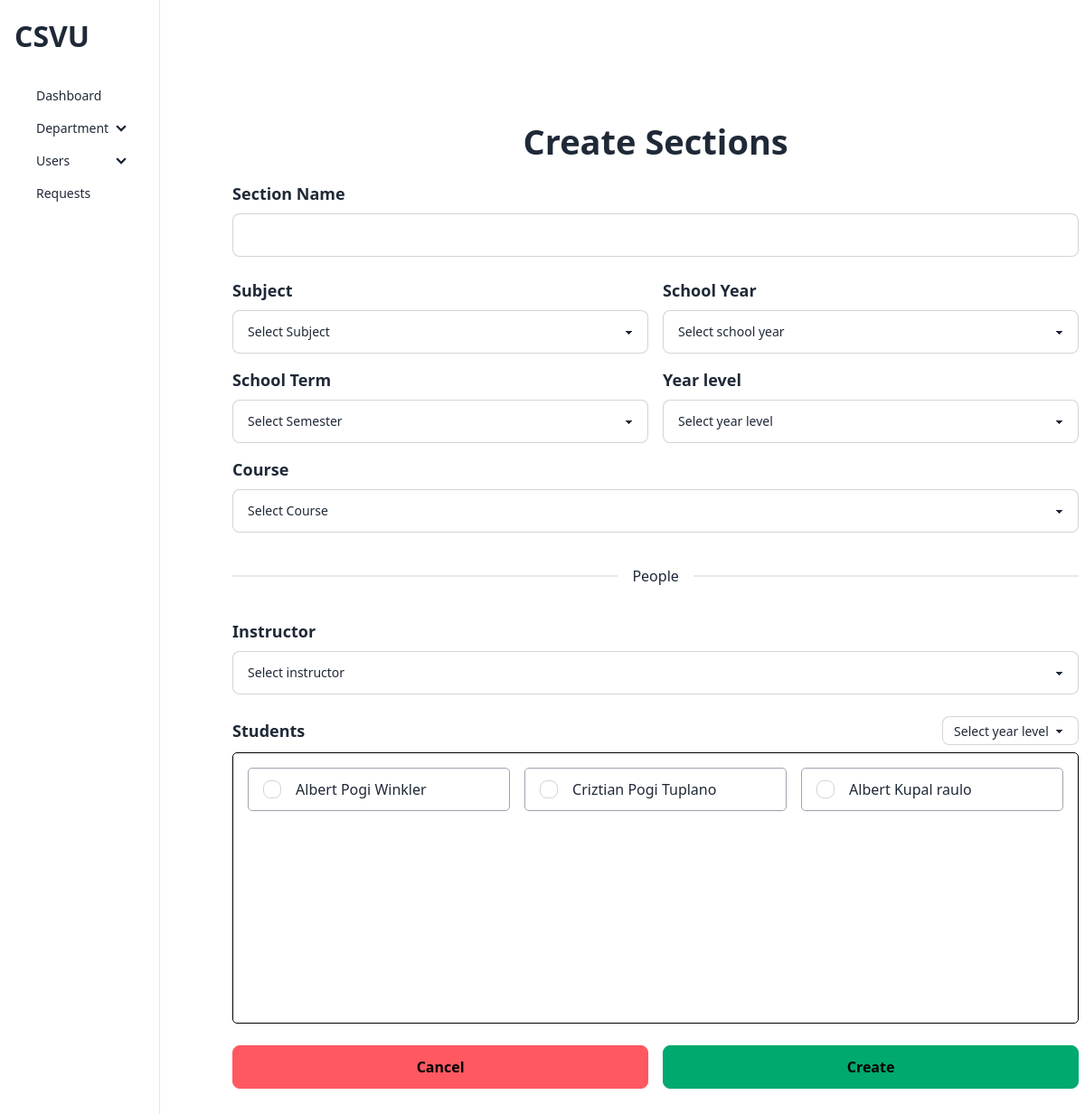
The app's page /admin/views/create/sections.php (signed in) with its own data.
### tables this page shows
CREATE TABLE `ap_userdetails` (
  `id` int(12) NOT NULL,
  `firstName` varchar(255) NOT NULL,
  `middleName` varchar(255) NOT NULL,
  `lastName` varchar(255) NOT NULL,
  `email` varchar(255) NOT NULL,
  `password` varchar(255) NOT NULL,
  `gender` varchar(255) NOT NULL,
  `contact` int(11) NOT NULL,
  `birthday` date DEFAULT NULL,
  `year_level` varchar(255) DEFAULT NULL,
  `roles` varchar(255) NOT NULL,
  `sid` varchar(255) DEFAULT NULL
);

### admin/views/create/sections.php (the view, shortened to what this page needs)
<?php
require("../../../configuration/config.php");
require_once("../../../components/header.php");
$studentsQuery = "SELECT * FROM ap_userdetails WHERE roles='student'";
?>
<main class="w-screen h-screen overflow-x-hidden flex">
    <?php require_once("../../layout/sidebar.php")  ?>
    <section class="w-full px-4 h-full">
        <?php require_once("../../layout/topbar.php") ?>
        <div class="w-full h-full">
            <div class="flex justify-center items-center flex-col p-8">
                <h2 class="text-[38px] font-bold mb-4">Create Sections</h2>
                <form class="flex flex-col gap-[24px]  px-[32px]  w-[1000px] mb-auto flex" method="post" action="<?= $_SERVER['PHP_SELF'] ?>" id="create-section-form">
                    <label class="flex flex-col gap-2">
                        <span class="font-bold text-[18px]">Section Name</span>
                        <input class="input input-bordered" name="section_name" required />
                    </label>
                    <div class="grid grid-cols-2 gap-4">
                        <label class="flex flex-col gap-2">
                            <span class="font-bold text-[18px]">Subject</span>
                            <select class="select select-bordered" name="subject" required>
                                <option value="" selected disabled>Select Subject</option>
                            </select>
                        </label>
                        <label class="flex flex-col gap-2">
                            <span class="font-bold text-[18px]">School Year</span>
                            <select class="select select-bordered" name="school_year" required>
                                <option value="" selected disabled>Select school year</option>
                            </select>
                        </label>
                        <label class="flex flex-col gap-2">
                            <span class="font-bold text-[18px]">School Term</span>
                            <select class="select select-bordered" name="term" required>
                                <option value="" selected disabled>Select Semester</option>
                            </select>
                        </label>
                        <label class="flex flex-col gap-2">
                            <span class="font-bold text-[18px]">Year level</span>
                            <select class="select select-bordered" name="year_level" required>
                                <option value="" selected disabled>Select year level</option>
                            </select>
                        </label>
                        <label class="flex flex-col col-span-2 gap-2">
                            <span class="font-bold text-[18px]">Course</span>
                            <select class="select select-bordered" name="course" required>
                                <option value="" selected disabled>Select Course</option>
                            </select>
                        </label>
                    </div>
                    <div class="divider">People</div>
                    <label class="flex flex-col gap-2">
                        <span class="font-bold text-[18px]">Instructor</span>
                        <select class="select select-bordered" name="instructor" required>
                            <option value="" selected disabled>Select instructor</option>
                        </select>
                    </label>
                    <label class="flex flex-col gap-2">
                        <div class="flex justify-between items-center">
                            <span class="font-bold text-[18px]">Students</span>
                            <label class="flex flex-col gap-2">
                                <select class="select select-bordered select-sm" id="section-students-filter">
                                    <option value="" selected disabled>Select year level</option>
                                </select>
                            </label>
                        </div>
                        <div class="border border-black rounded-[5px] w-full h-[300px] grid grid-cols-3 gap-4 p-4 overflow-y-scroll" id="section-students-body">
                            <?php $students = $dbCon->query($studentsQuery); ?>
                            <?php while ($student = $students->fetch_assoc()) { ?>
                                <div class="h-[48px] flex gap-4 justify-start px-4 items-center  gap-4 border border-gray-400 rounded-[5px]">
                                    <input type="checkbox" class="checkbox checkbox-sm" />
                                    <span data-studentId="<?= $student['id'] ?>"><?= $student['firstName'] ?> <?= $student['middleName'] ?> <?= $student['lastName'] ?></span>
                                </div>
                            <?php } ?>
                        </div>
                    </label>
                    <div class="grid grid-cols-2 gap-4">
                        <a href="../manage-sections.php" class="btn btn-error text-base">Cancel</a>
                        <button class="btn btn-success text-base" name="create_section">Create</button>
                    </div>
                </form>
            </div>
        </div>
    </section>
</main>

### records on screen
ap_userdetails: firstName "Albert", middleName "Pogi", lastName "Winkler"
ap_userdetails: firstName "Criztian", middleName "Pogi", lastName "Tuplano"
ap_userdetails: firstName "Albert", middleName "Kupal", lastName "raulo"
